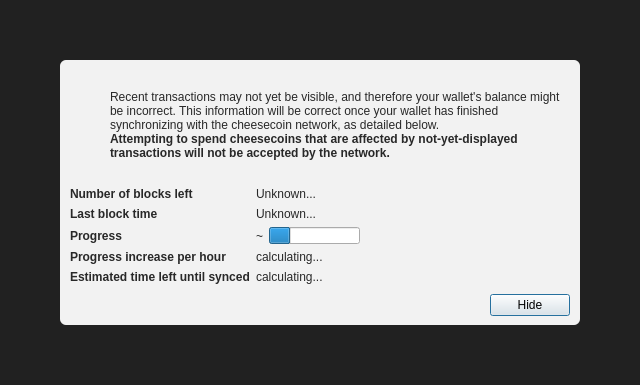
<?xml version="1.0" encoding="UTF-8"?>
<ui version="4.0">
 <class>ModalOverlay</class>
 <widget class="ModalOverlay" name="ModalOverlay">
  <property name="geometry">
   <rect>
    <x>0</x>
    <y>0</y>
    <width>640</width>
    <height>385</height>
   </rect>
  </property>
  <property name="windowTitle">
   <string>Form</string>
  </property>
  <layout class="QVBoxLayout" name="verticalLayout" stretch="0">
   <property name="sizeConstraint">
    <enum>QLayout::SetDefaultConstraint</enum>
   </property>
   <property name="leftMargin">
    <number>0</number>
   </property>
   <property name="topMargin">
    <number>0</number>
   </property>
   <property name="rightMargin">
    <number>0</number>
   </property>
   <property name="bottomMargin">
    <number>0</number>
   </property>
   <item>
    <widget class="QWidget" name="bgWidget" native="true">
     <property name="styleSheet">
      <string notr="true">#bgWidget { background: rgba(0,0,0,220); }</string>
     </property>
     <layout class="QVBoxLayout" name="verticalLayoutMain" stretch="1">
      <property name="leftMargin">
       <number>60</number>
      </property>
      <property name="topMargin">
       <number>60</number>
      </property>
      <property name="rightMargin">
       <number>60</number>
      </property>
      <property name="bottomMargin">
       <number>60</number>
      </property>
      <item>
       <widget class="QWidget" name="contentWidget" native="true">
        <property name="styleSheet">
         <string notr="true">#contentWidget { background: rgba(255,255,255,240); border-radius: 6px; }

QLabel { color: rgb(40,40,40);  }</string>
        </property>
        <layout class="QVBoxLayout" name="verticalLayoutSub" stretch="1,0,0,0">
         <property name="spacing">
          <number>0</number>
         </property>
         <property name="leftMargin">
          <number>10</number>
         </property>
         <property name="topMargin">
          <number>10</number>
         </property>
         <property name="rightMargin">
          <number>10</number>
         </property>
         <property name="bottomMargin">
          <number>10</number>
         </property>
         <item>
          <layout class="QHBoxLayout" name="horizontalLayoutIconText" stretch="0,1">
           <property name="topMargin">
            <number>20</number>
           </property>
           <item>
            <layout class="QVBoxLayout" name="verticalLayoutIcon">
             <property name="leftMargin">
              <number>0</number>
             </property>
             <item>
              <widget class="QPushButton" name="warningIcon">
               <property name="enabled">
                <bool>false</bool>
               </property>
               <property name="text">
                <string/>
               </property>
               <property name="icon">
                <iconset>
                 <normaloff>:/icons/warning</normaloff>
                 <disabledoff>:/icons/warning</disabledoff>:/icons/warning</iconset>
               </property>
               <property name="iconSize">
                <size>
                 <width>48</width>
                 <height>48</height>
                </size>
               </property>
               <property name="flat">
                <bool>true</bool>
               </property>
              </widget>
             </item>
             <item>
              <spacer name="verticalSpacerWarningIcon">
               <property name="orientation">
                <enum>Qt::Vertical</enum>
               </property>
               <property name="sizeHint" stdset="0">
                <size>
                 <width>20</width>
                 <height>40</height>
                </size>
               </property>
              </spacer>
             </item>
            </layout>
           </item>
           <item>
            <layout class="QVBoxLayout" name="verticalLayoutInfoText">
             <property name="leftMargin">
              <number>0</number>
             </property>
             <property name="topMargin">
              <number>0</number>
             </property>
             <item>
              <widget class="QLabel" name="infoText">
               <property name="text">
                <string>Recent transactions may not yet be visible, and therefore your wallet's balance might be incorrect. This information will be correct once your wallet has finished synchronizing with the cheesecoin network, as detailed below.</string>
               </property>
               <property name="textFormat">
                <enum>Qt::RichText</enum>
               </property>
               <property name="wordWrap">
                <bool>true</bool>
               </property>
              </widget>
             </item>
             <item>
              <widget class="QLabel" name="infoTextStrong">
               <property name="font">
                <font>
                 <weight>75</weight>
                 <bold>true</bold>
                </font>
               </property>
               <property name="text">
                <string>Attempting to spend cheesecoins that are affected by not-yet-displayed transactions will not be accepted by the network.</string>
               </property>
               <property name="textFormat">
                <enum>Qt::RichText</enum>
               </property>
               <property name="wordWrap">
                <bool>true</bool>
               </property>
              </widget>
             </item>
             <item>
              <spacer name="verticalSpacerInTextSpace">
               <property name="orientation">
                <enum>Qt::Vertical</enum>
               </property>
               <property name="sizeHint" stdset="0">
                <size>
                 <width>20</width>
                 <height>40</height>
                </size>
               </property>
              </spacer>
             </item>
            </layout>
           </item>
          </layout>
         </item>
         <item>
          <spacer name="verticalSpacerAfterText">
           <property name="orientation">
            <enum>Qt::Vertical</enum>
           </property>
           <property name="sizeHint" stdset="0">
            <size>
             <width>20</width>
             <height>40</height>
            </size>
           </property>
          </spacer>
         </item>
         <item>
          <layout class="QFormLayout" name="formLayout">
           <property name="fieldGrowthPolicy">
            <enum>QFormLayout::FieldsStayAtSizeHint</enum>
           </property>
           <property name="horizontalSpacing">
            <number>6</number>
           </property>
           <property name="verticalSpacing">
            <number>6</number>
           </property>
           <property name="topMargin">
            <number>10</number>
           </property>
           <item row="0" column="0">
            <widget class="QLabel" name="labelNumberOfBlocksLeft">
             <property name="font">
              <font>
               <weight>75</weight>
               <bold>true</bold>
              </font>
             </property>
             <property name="text">
              <string>Number of blocks left</string>
             </property>
            </widget>
           </item>
           <item row="0" column="1">
            <widget class="QLabel" name="numberOfBlocksLeft">
             <property name="text">
              <string>Unknown...</string>
             </property>
            </widget>
           </item>
           <item row="1" column="0">
            <widget class="QLabel" name="labelLastBlockTime">
             <property name="font">
              <font>
               <weight>75</weight>
               <bold>true</bold>
              </font>
             </property>
             <property name="text">
              <string>Last block time</string>
             </property>
            </widget>
           </item>
           <item row="1" column="1">
            <widget class="QLabel" name="newestBlockDate">
             <property name="sizePolicy">
              <sizepolicy hsizetype="Maximum" vsizetype="Preferred">
               <horstretch>0</horstretch>
               <verstretch>0</verstretch>
              </sizepolicy>
             </property>
             <property name="text">
              <string>Unknown...</string>
             </property>
            </widget>
           </item>
           <item row="2" column="0">
            <widget class="QLabel" name="labelSyncDone">
             <property name="font">
              <font>
               <weight>75</weight>
               <bold>true</bold>
              </font>
             </property>
             <property name="text">
              <string>Progress</string>
             </property>
            </widget>
           </item>
           <item row="2" column="1">
            <layout class="QHBoxLayout" name="horizontalLayoutSync" stretch="0,1">
             <item>
              <widget class="QLabel" name="percentageProgress">
               <property name="text">
                <string notr="true">~</string>
               </property>
              </widget>
             </item>
             <item>
              <widget class="QProgressBar" name="progressBar">
               <property name="value">
                <number>24</number>
               </property>
               <property name="format">
                <string/>
               </property>
              </widget>
             </item>
            </layout>
           </item>
           <item row="4" column="0">
            <widget class="QLabel" name="labelProgressIncrease">
             <property name="font">
              <font>
               <weight>75</weight>
               <bold>true</bold>
              </font>
             </property>
             <property name="text">
              <string>Progress increase per hour</string>
             </property>
            </widget>
           </item>
           <item row="4" column="1">
            <widget class="QLabel" name="progressIncreasePerH">
             <property name="text">
              <string>calculating...</string>
             </property>
            </widget>
           </item>
           <item row="5" column="0">
            <widget class="QLabel" name="labelEstimatedTimeLeft">
             <property name="font">
              <font>
               <weight>75</weight>
               <bold>true</bold>
              </font>
             </property>
             <property name="text">
              <string>Estimated time left until synced</string>
             </property>
            </widget>
           </item>
           <item row="5" column="1">
            <widget class="QLabel" name="expectedTimeLeft">
             <property name="text">
              <string>calculating...</string>
             </property>
            </widget>
           </item>
          </layout>
         </item>
         <item>
          <layout class="QHBoxLayout" name="horizontalLayoutButtons">
           <property name="leftMargin">
            <number>10</number>
           </property>
           <property name="topMargin">
            <number>10</number>
           </property>
           <item>
            <spacer name="horizontalSpacer">
             <property name="orientation">
              <enum>Qt::Horizontal</enum>
             </property>
             <property name="sizeHint" stdset="0">
              <size>
               <width>40</width>
               <height>20</height>
              </size>
             </property>
            </spacer>
           </item>
           <item>
            <widget class="QPushButton" name="closeButton">
             <property name="text">
              <string>Hide</string>
             </property>
             <property name="focusPolicy">
              <enum>Qt::StrongFocus</enum>
             </property>
             <property name="default">
              <bool>true</bool>
             </property>
            </widget>
           </item>
          </layout>
         </item>
        </layout>
       </widget>
      </item>
     </layout>
    </widget>
   </item>
  </layout>
 </widget>
 <customwidgets>
  <customwidget>
   <class>ModalOverlay</class>
   <extends>QWidget</extends>
   <header>qt/modaloverlay.h</header>
   <container>1</container>
  </customwidget>
 </customwidgets>
 <resources/>
 <connections/>
</ui>
